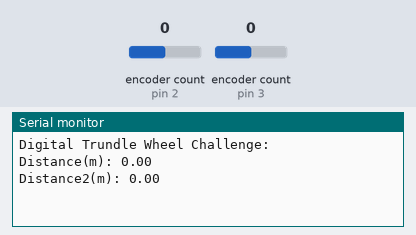
The sketch below on a simulated Arduino Uno, built with avr-gcc and run on an emulated ATmega328P. On the bench: the last lines printed to the serial monitor. The test bench sets the inputs (shaded band); at power-on: encoder count (sensors on pin 3, pin 2) 0.

Above: at 1.2 s.
1.3 s: encoder count (sensor on pin 3) set to 1
At 2.4 s:
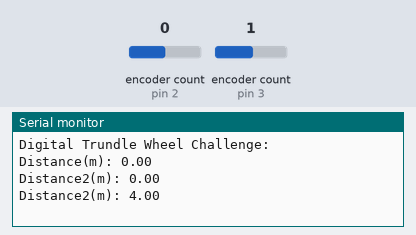
2.8 s: encoder count (sensor on pin 3) set to 2
At 3.6 s:
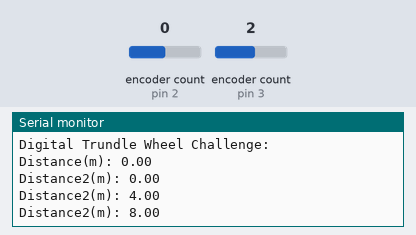

The sketch:

trundleWheel.ino
```cpp
/* Digital Trundle Wheel
   takes input from a 6 cycle (4 positions per cycle) quadrature encoder
*/

// include encoder library
#include <Encoder.h>
#include <Arduino.h>

// change these two numbers (if needed) to enable pins connected to encoder
Encoder myEnc(2, 11); //enable pins with interrupt capability
Encoder myEnc2(3, 12); //enable pins with interrupt capability

float x;
long oldPosition  = -999, oldPosition2 = -999;
float distance, distance2;

void setup()
{
  Serial.begin(9600);
  Serial.println("Digital Trundle Wheel Challenge: ");
}

void loop()
{
  long newPosition = myEnc.read();
  long newPosition2 = myEnc2.read();

  // check if encoder has moved
  if (newPosition != oldPosition)
  {
    oldPosition = newPosition;

    distance = newPosition * x;

    // output distance to the serial monitor
    Serial.print("Distance(m): ");
    Serial.println(distance);
  }

  if (newPosition2 != oldPosition2)
  {
    oldPosition2 = newPosition2;

    // edit the code below to calculate the distance moved, +1 increment = (diameter*pi)/encoder count per revolution
    distance2 = newPosition2 * 1.0;
    // ***

    // output distance to the serial monitor
    Serial.print("Distance2(m): ");
    Serial.println(distance2);
  }
}
```

Measured:
- after the input at 1.3 s, the serial monitor: prints a new line at once (image 1)
- after the input at 2.8 s, the serial monitor: prints a new line at once (image 2)
